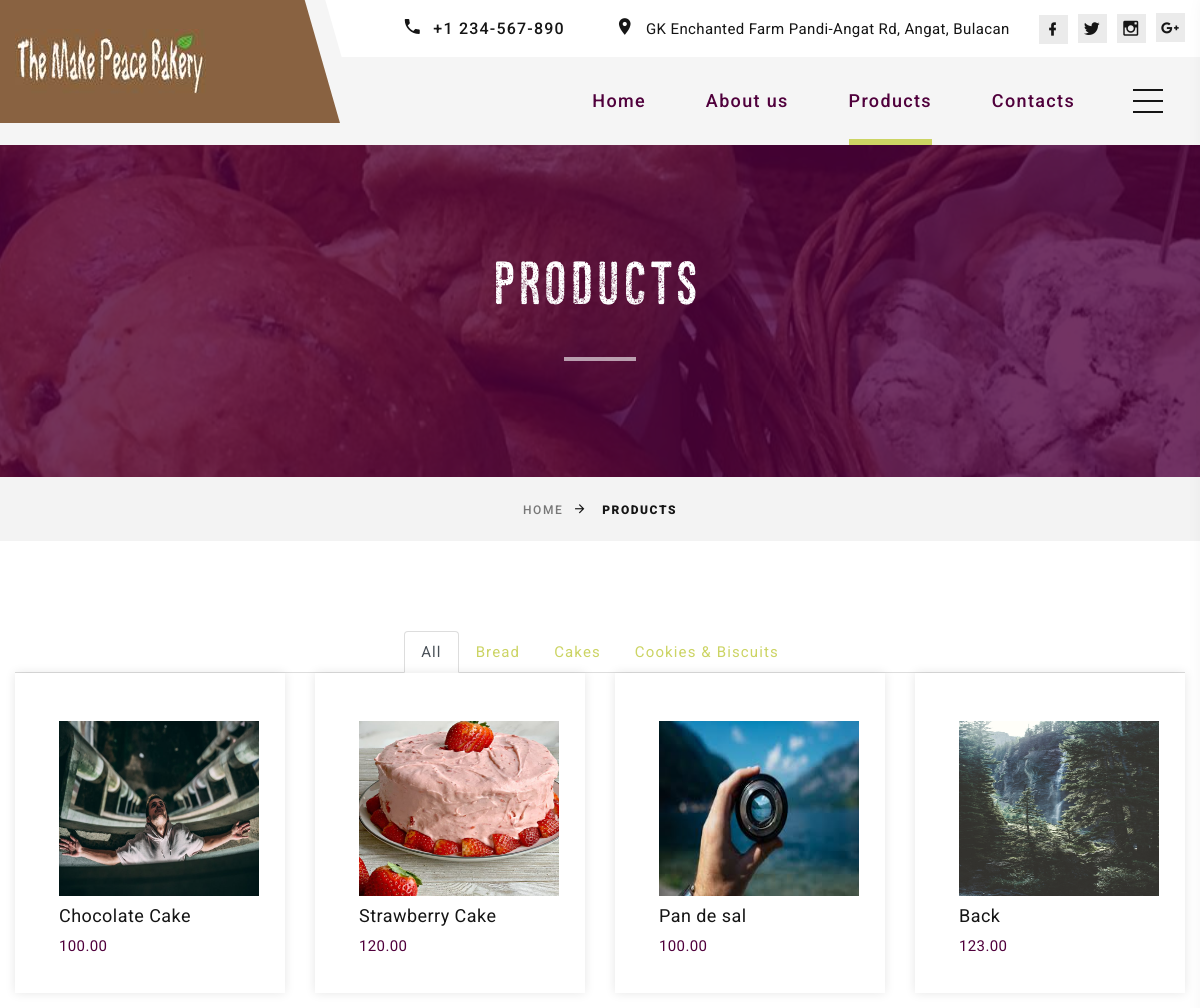
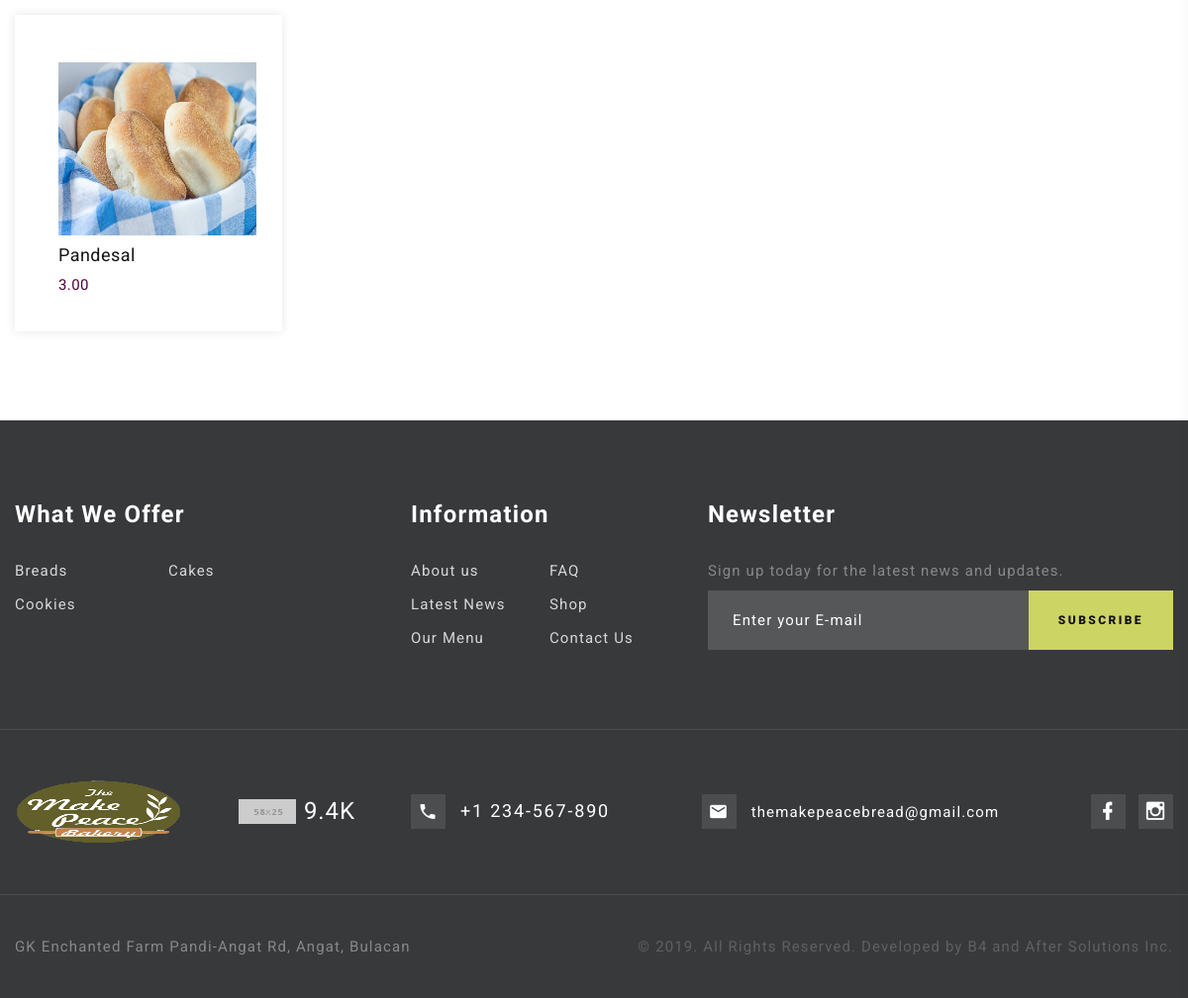
/index.php/bakery/products, run on the app's committed database (2 pictures, top to bottom).
### tables this page shows
CREATE TABLE `categories` (
  `id` int(11) NOT NULL,
  `category` varchar(60) NOT NULL,
  `createdby_id` int(11) DEFAULT NULL,
  `created_datetime` date DEFAULT NULL,
  `color_class` varchar(20) DEFAULT NULL
);

CREATE TABLE `products` (
  `id` int(11) NOT NULL,
  `name` tinytext NOT NULL,
  `description` tinytext NOT NULL,
  `pic` text NOT NULL,
  `price` decimal(10,2) NOT NULL,
  `category_id` int(1) NOT NULL,
  `is_featured` int(1) NOT NULL DEFAULT '0',
  `createdby_id` int(11) DEFAULT NULL,
  `created_datetime` date DEFAULT NULL,
  `active` int(11) NOT NULL DEFAULT '1'
);

### application/controllers/Bakery.php (called while the page is built, shortened)
<?php
class Bakery extends CI_Controller {
	public function products() {
		$data['nav'] = "Products";
		$data['product_list'] = $this->records_model->get_products(0);
		$data['category_list'] = $this->records_model->get_categories();
		$data['header_logo'] = base_url()."uploads/logo/". $this->records_model->get_logo(1);
		$data['footer_logo'] = base_url()."uploads/logo/". $this->records_model->get_logo(2);
		$this->load->view('client/includes/header', $data);
		$this->load->view('client/products');
		$this->load->view('client/includes/footer');
	}
}

### index.php (called while the page is built, shortened)
<?php
require_once BASEPATH.'core/CodeIgniter.php';

### application/models/Records_model.php (called while the page is built, shortened)
<?php if ( ! defined('BASEPATH')) exit('No direct script access allowed');
Class records_model extends CI_Model{
	function get_products($active_only){
		if($active_only == 1){
			$act  = "";
		}
		else {
			$act  = "WHERE active = 1";
		}
	  return $this->db->query("SELECT `id`, `name`, `description`, `pic`, `price`, `category_id`, `is_featured`, `active` FROM `products`  $act ORDER BY active desc")->result();
	}
	function get_categories(){
	  return $this->db->query("SELECT `id`, `category`, `color_class` FROM `categories`")->result();
	}
}
?>

### application/views/client/products.php (the view, shortened to what this page needs)
   <section class="section section-lg bg-default">
     <div class="container">
<ul class="nav nav-tabs justify-content-center" id="productTab" role="tablist">
  <li class="nav-item">
	<a class="nav-link active" id="all-tab" data-toggle="tab" href="#all" role="tab">All</a>
  </li>
  <?php
	foreach($category_list as $catlist){
       $clean_name = explode(" ", $catlist->category, 2);
		echo '
		  <li class="nav-item">
			<a class="nav-link" id="'.$catlist->category.'-tab" data-toggle="tab" href="#'.$clean_name[0].'" role="tab">'.$catlist->category.'</a>
		  </li>
		';
	}
  ?>
</ul>
<div class="tab-content" id="productTabContent">
  <div class="tab-pane fade show active" id="all" role="tabpanel" aria-labelledby="all-tab">
	<div class="row row-lg row-30">
	<?php
		foreach($product_list as $list){
			echo '
				<div class="col-sm-6 col-lg-4 col-xl-3">
				  <article class="product">
					<div class="product-figure"><img src="'. base_url() .'uploads/products/'.$list->pic.'" alt="" width="200" height="175"/>
					</div>
					<h6 class="product-title">'.$list->name.'</h6>
					<div class="product-price-wrap">
					  <div class="product-price">'.$list->price.'</div>
					</div>
					<div class="product-button">
					  <div class="button-wrap"><button id="view_product" class="button button-xs button-primary button-winona" value="'.$list->id.'">View Product</button></div>
					</div>
				  </article>
				</div>
			';
		}
	?>
	</div>
  </div>
</div>
     </div>
   </section>

### application/views/client/includes/header.php (shortened to what this page needs)
<!DOCTYPE html>
<html class="wide wow-animation" lang="en">
  <head>
    <link rel="stylesheet" href="<?=base_url('assets/client/css/bootstrap.css')?>">
    <link rel="stylesheet" href="<?=base_url('assets/client/css/fonts.css')?>">
    <link rel="stylesheet" href="<?=base_url('assets/client/css/style.css')?>">
  </head>
  <body>
    <div class="page">
      <header class="section page-header">
        <div class="rd-navbar-wrap">
          <nav class="rd-navbar rd-navbar-modern" data-layout="rd-navbar-fixed" data-sm-layout="rd-navbar-fixed" data-md-layout="rd-navbar-fixed" data-md-device-layout="rd-navbar-fixed" data-lg-layout="rd-navbar-static" data-lg-device-layout="rd-navbar-fixed" data-xl-layout="rd-navbar-static" data-xl-device-layout="rd-navbar-static" data-xxl-layout="rd-navbar-static" data-xxl-device-layout="rd-navbar-static" data-lg-stick-up-offset="56px" data-xl-stick-up-offset="56px" data-xxl-stick-up-offset="56px" data-lg-stick-up="true" data-xl-stick-up="true" data-xxl-stick-up="true">
            <div class="rd-navbar-inner-outer">
              <div class="rd-navbar-inner">
                <div class="rd-navbar-panel">
                  <div class="rd-navbar-brand"><a class="brand" href="index.html"><img class="brand-logo-dark" src="<?=$header_logo?>" alt="" width="198" height="66"/></a></div>
                </div>
                <div class="rd-navbar-right rd-navbar-nav-wrap">
                  <div class="rd-navbar-aside">
                    <ul class="rd-navbar-contacts-2">
                      <li>
                        <div class="unit unit-spacing-xs">
                          <div class="unit-left"><span class="icon mdi mdi-phone"></span></div>
                          <div class="unit-body"><a class="phone" href="tel:#">+1 234-567-890</a></div>
                        </div>
                      </li>
                      <li>
                        <div class="unit unit-spacing-xs">
                          <div class="unit-left"><span class="icon mdi mdi-map-marker"></span></div>
                          <div class="unit-body"><a class="address" href="#">GK Enchanted Farm Pandi-Angat Rd, Angat, Bulacan</a></div>
                        </div>
                      </li>
                    </ul>
                    <ul class="list-share-2">
                      <li><a class="icon mdi mdi-facebook" href="#"></a></li>
                      <li><a class="icon mdi mdi-twitter" href="#"></a></li>
                      <li><a class="icon mdi mdi-instagram" href="#"></a></li>
                      <li><a class="icon mdi mdi-google-plus" href="#"></a></li>
                    </ul>
                  </div>
                  <div class="rd-navbar-main">
                    <ul class="rd-navbar-nav">
                      <li class="rd-nav-item <?php echo ($nav == "Home") ? "active" : " ";?>"><a class="rd-nav-link" href="<?=base_url()?>">Home</a>
                      </li>
                      <li class="rd-nav-item <?php echo ($nav == "About Us") ? "active" : " ";?>"><a class="rd-nav-link" href="<?=base_url('Bakery/about_us')?>">About us</a>
                      </li>
                      <li class="rd-nav-item <?php echo ($nav == "Products") ? "active" : " ";?>"><a class="rd-nav-link" href="<?=base_url('Bakery/products')?>">Products</a>
                      </li>
                      <li class="rd-nav-item <?php echo ($nav == "Contacts") ? "active" : " ";?>"><a class="rd-nav-link" href="<?=base_url('Bakery/contacts')?>">Contacts</a>
                      </li>
                    </ul>
                  </div>
                </div>
                <div class="rd-navbar-project-hamburger rd-navbar-project-hamburger-open rd-navbar-fixed-element-1 mr-3" data-multitoggle=".rd-navbar-inner" data-multitoggle-blur=".rd-navbar-wrap" data-multitoggle-isolate="data-multitoggle-isolate">
                  <span class="fa-stack has-badge">
                    <div class="project-hamburger"><span class="project-hamburger-arrow"></span><span class="project-hamburger-arrow"></span><span class="project-hamburger-arrow"></span>
                    </div>
        				  </span>
                </div>
              </div>
            </div>
          </nav>
        </div>
      </header>
      <?php
        if($nav != "Home"){
          if($nav == "About Us"){
            $img ='banner-3.png';
          }
          else if($nav == 'Products'){
            $img ='bg-1.jpg';
          } else {
              $img ='';
          }
          ?>
          <section class="bg-gray-7">
            <div class="breadcrumbs-custom box-transform-wrap context-dark">
              <div class="container">
                <h3 class="breadcrumbs-custom-title"><?=$nav;?></h3>
                <div class="breadcrumbs-custom-decor"></div>
              </div>
              <div class="box-transform" style="background-image: url(<?=base_url('assets/images/' . $img);?>); opacity:0.2"></div>
            </div>
            <div class="container">
              <ul class="breadcrumbs-custom-path">
                <li><a href="<?=base_url();?>">Home</a></li>
                <li class="active"><?=$nav;?></li>
              </ul>
            </div>
          </section>
      <?php
        }
      ?>

### application/views/client/includes/footer.php (shortened to what this page needs)
      <footer class="section footer-modern context-dark footer-modern-2">
        <div class="footer-modern-line">
          <div class="container">
            <div class="row row-50">
              <div class="col-md-6 col-lg-4">
                <h5 class="footer-modern-title oh-desktop"><span class="d-inline-block wow slideInLeft">What We Offer</span></h5>
                <ul class="footer-modern-list d-inline-block d-sm-block wow fadeInUp">
                  <li><a href="#">Breads</a></li>
                  <li><a href="#">Cookies</a></li>
                  <li><a href="#">Cakes</a></li>
                </ul>
              </div>
              <div class="col-md-6 col-lg-4 col-xl-3">
                <h5 class="footer-modern-title oh-desktop"><span class="d-inline-block wow slideInLeft">Information</span></h5>
                <ul class="footer-modern-list d-inline-block d-sm-block wow fadeInUp">
                  <li><a href="about-us.html">About us</a></li>
                  <li><a href="#">Latest News</a></li>
                  <li><a href="#">Our Menu</a></li>
                  <li><a href="#">FAQ</a></li>
                  <li><a href="#">Shop</a></li>
                  <li><a href="contacts.html">Contact Us</a></li>
                </ul>
              </div>
              <div class="col-lg-4 col-xl-5">
                <h5 class="footer-modern-title oh-desktop"><span class="d-inline-block wow slideInLeft">Newsletter</span></h5>
                <p class="wow fadeInRight">Sign up today for the latest news and updates.</p>
                <form class="rd-form rd-mailform rd-form-inline rd-form-inline-sm oh-desktop" data-form-output="form-output-global" data-form-type="subscribe" method="post" action="bat/rd-mailform.php">
                  <div class="form-wrap wow slideInUp">
                    <input class="form-input" id="subscribe-form-2-email" type="email" name="email" data-constraints="@Email @Required"/>
                    <label class="form-label" for="subscribe-form-2-email">Enter your E-mail</label>
                  </div>
                  <div class="form-button form-button-2 wow slideInRight">
                    <button class="button button-sm button-icon-3 button-primary button-winona" type="submit"><span class="d-none d-xl-inline-block">Subscribe</span><span class="icon mdi mdi-telegram d-xl-none"></span></button>
                  </div>
                </form>
              </div>
            </div>
          </div>
        </div>
        <div class="footer-modern-line-2">
          <div class="container">
            <div class="row row-30 align-items-center">
              <div class="col-sm-6 col-md-7 col-lg-4 col-xl-4">
                <div class="row row-30 align-items-center text-lg-center">
                  <div class="col-md-7 col-xl-6"><a class="brand" href="index.html"><img src="<?=$footer_logo?>" alt="" width="198" height="66"/></a></div>
                  <div class="col-md-5 col-xl-6">
                    <div class="iso-1"><span><img src="<?=base_url('assets/client/images/like-icon-58x25.png');?>" alt="" width="58" height="25"/></span><span class="iso-1-big">9.4k</span></div>
                  </div>
                </div>
              </div>
              <div class="col-sm-6 col-md-12 col-lg-8 col-xl-8 oh-desktop">
                <div class="group-xmd group-sm-justify">
                  <div class="footer-modern-contacts wow slideInUp">
                    <div class="unit unit-spacing-sm align-items-center">
                      <div class="unit-left"><span class="icon icon-24 mdi mdi-phone"></span></div>
                      <div class="unit-body"><a class="phone" href="tel:#">+1 234-567-890</a></div>
                    </div>
                  </div>
                  <div class="footer-modern-contacts wow slideInDown">
                    <div class="unit unit-spacing-sm align-items-center">
                      <div class="unit-left"><span class="icon mdi mdi-email"></span></div>
                      <div class="unit-body"><a class="mail" href="mailto:#">themakepeacebread@gmail.com</a></div>
                    </div>
                  </div>
                  <div class="wow slideInRight">
                    <ul class="list-inline footer-social-list footer-social-list-2 footer-social-list-3">
                      <li><a class="icon mdi mdi-facebook" href="https://www.facebook.com/makepeacebakery/" target="__blank"></a></li>
                      <li><a class="icon mdi mdi-instagram" href="https://www.instagram.com/themakepeacebakery/?hl=en" target="__blank"></a></li>
                    </ul>
                  </div>
                </div>
              </div>
            </div>
          </div>
        </div>
        <div class="footer-modern-line-3">
          <div class="container">
            <div class="row row-10 justify-content-between">
              <div class="col-md-6"><span>GK Enchanted Farm Pandi-Angat Rd, Angat, Bulacan</span></div>
              <div class="col-md-auto">
                <p class="rights"><span>&copy;&nbsp;</span><span class="copyright-year"></span><span></span><span>.&nbsp;</span><span>All Rights Reserved.</span><span> Developed&nbsp;by&nbsp;<a href="#">B4 and After Solutions Inc.</a></span></p>
              </div>
            </div>
          </div>
        </div>
      </footer>
    </div>
  </body>
</html>

### data on the page
categories: category "Bread"
categories: category "Cakes"
categories: category "Cookies & Biscuits"
products: pic (picture), name "Chocolate Cake", price "100.00"
products: pic (picture), name "Strawberry Cake", price "120.00"
products: pic (picture), name "Pan de sal", price "100.00"
products: pic (picture), name "Back", price "123.00"
products: pic (picture), name "Pandesal", price "3.00"

### other printed values
$nav "PRODUCTS"
